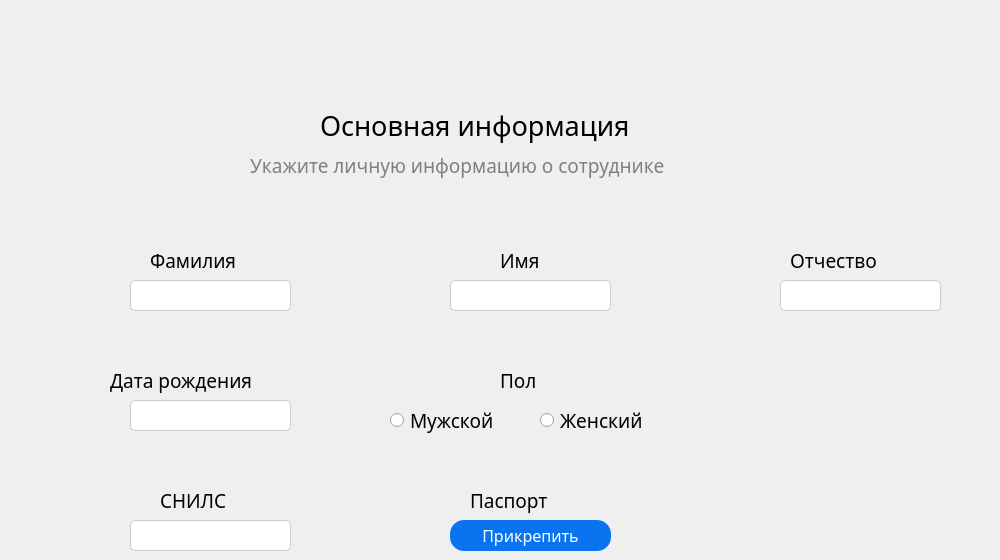
    <widget class="QWidget" name="widget_3">
     <widget class="QLabel" name="label_21">
      <property name="geometry">
       <rect>
        <x>240</x>
        <y>40</y>
        <width>581</width>
        <height>55</height>
       </rect>
      </property>
      <property name="text">
       <string/>
      </property>
      <property name="pixmap">
       <pixmap>../MVD2/icons/Step3.PNG</pixmap>
      </property>
      <property name="scaledContents">
       <bool>true</bool>
      </property>
     </widget>
     <widget class="QLabel" name="label_22">
      <property name="geometry">
       <rect>
        <x>320</x>
        <y>100</y>
        <width>511</width>
        <height>51</height>
       </rect>
      </property>
      <property name="font">
       <font>
        <family>Comfortaa</family>
        <pointsize>20</pointsize>
        <weight>50</weight>
        <bold>false</bold>
       </font>
      </property>
      <property name="styleSheet">
       <string notr="true">background-color: none;
</string>
      </property>
      <property name="text">
       <string>Основная информация</string>
      </property>
     </widget>
     <widget class="QLabel" name="label_23">
      <property name="geometry">
       <rect>
        <x>250</x>
        <y>140</y>
        <width>611</width>
        <height>51</height>
       </rect>
      </property>
      <property name="font">
       <font>
        <family>Comfortaa</family>
        <pointsize>14</pointsize>
        <weight>50</weight>
        <bold>false</bold>
       </font>
      </property>
      <property name="styleSheet">
       <string notr="true">background-color: none;
color: grey;</string>
      </property>
      <property name="text">
       <string>Укажите личную информацию о сотруднике</string>
      </property>
     </widget>
     <widget class="QLabel" name="label_24">
      <property name="geometry">
       <rect>
        <x>25</x>
        <y>95</y>
        <width>21</width>
        <height>20</height>
       </rect>
      </property>
      <property name="text">
       <string/>
      </property>
      <property name="pixmap">
       <pixmap>../MVD2/icons/ellipsis.png</pixmap>
      </property>
      <property name="scaledContents">
       <bool>true</bool>
      </property>
     </widget>
     <widget class="QLabel" name="label_25">
      <property name="geometry">
       <rect>
        <x>25</x>
        <y>135</y>
        <width>21</width>
        <height>20</height>
       </rect>
      </property>
      <property name="text">
       <string/>
      </property>
      <property name="pixmap">
       <pixmap>../MVD2/icons/check.png</pixmap>
      </property>
      <property name="scaledContents">
       <bool>true</bool>
      </property>
     </widget>
     <widget class="QLineEdit" name="surname">
      <property name="geometry">
       <rect>
        <x>130</x>
        <y>280</y>
        <width>161</width>
        <height>31</height>
       </rect>
      </property>
      <property name="font">
       <font>
        <family>Comfortaa</family>
        <pointsize>11</pointsize>
       </font>
      </property>
      <property name="styleSheet">
       <string notr="true">QLineEdit {
    border: 1px solid #ccc;
    border-radius: 8px;
    padding: 2px;
    background-color: white;
}

QLineEdit:hover {
    border: 1px solid #0A74F0; /* Измените цвет рамки при наведении, если нужно */
}

QLineEdit:focus {
    border: 1px solid #0A74F0; /* Измените цвет рамки при фокусе, если нужно */
}

QLineEdit {
    background-color: white;
}

QLineEdit::hover {
    border: 1px solid #0A74F0; /* Измените цвет рамки при наведении, если нужно */
}

QLineEdit::focus {
    border: 1px solid #0A74F0; /* Измените цвет рамки при фокусе, если нужно */
}

QLineEdit {
    border: 1px solid #ccc;
    border-radius: 5px;
    padding: 2px;
    background-color: white;
    box-shadow: 2px 2px 5px #0A74F0;
}
</string>
      </property>
     </widget>
     <widget class="QLineEdit" name="name">
      <property name="geometry">
       <rect>
        <x>450</x>
        <y>280</y>
        <width>161</width>
        <height>31</height>
       </rect>
      </property>
      <property name="font">
       <font>
        <family>Comfortaa</family>
        <pointsize>11</pointsize>
       </font>
      </property>
      <property name="styleSheet">
       <string notr="true">QLineEdit {
    border: 1px solid #ccc;
    border-radius: 8px;
    padding: 2px;
    background-color: white;
}

QLineEdit:hover {
    border: 1px solid #0A74F0; /* Измените цвет рамки при наведении, если нужно */
}

QLineEdit:focus {
    border: 1px solid #0A74F0; /* Измените цвет рамки при фокусе, если нужно */
}

QLineEdit {
    background-color: white;
}

QLineEdit::hover {
    border: 1px solid #0A74F0; /* Измените цвет рамки при наведении, если нужно */
}

QLineEdit::focus {
    border: 1px solid #0A74F0; /* Измените цвет рамки при фокусе, если нужно */
}

QLineEdit {
    border: 1px solid #ccc;
    border-radius: 5px;
    padding: 2px;
    background-color: white;
    box-shadow: 2px 2px 5px #0A74F0;
}
</string>
      </property>
     </widget>
     <widget class="QLabel" name="label_27">
      <property name="geometry">
       <rect>
        <x>500</x>
        <y>240</y>
        <width>141</width>
        <height>41</height>
       </rect>
      </property>
      <property name="font">
       <font>
        <family>Comfortaa</family>
        <pointsize>14</pointsize>
       </font>
      </property>
      <property name="text">
       <string>Имя</string>
      </property>
     </widget>
     <widget class="QLineEdit" name="patronymic">
      <property name="geometry">
       <rect>
        <x>780</x>
        <y>280</y>
        <width>161</width>
        <height>31</height>
       </rect>
      </property>
      <property name="font">
       <font>
        <family>Comfortaa</family>
        <pointsize>11</pointsize>
       </font>
      </property>
      <property name="styleSheet">
       <string notr="true">QLineEdit {
    border: 1px solid #ccc;
    border-radius: 8px;
    padding: 2px;
    background-color: white;
}

QLineEdit:hover {
    border: 1px solid #0A74F0; /* Измените цвет рамки при наведении, если нужно */
}

QLineEdit:focus {
    border: 1px solid #0A74F0; /* Измените цвет рамки при фокусе, если нужно */
}

QLineEdit {
    background-color: white;
}

QLineEdit::hover {
    border: 1px solid #0A74F0; /* Измените цвет рамки при наведении, если нужно */
}

QLineEdit::focus {
    border: 1px solid #0A74F0; /* Измените цвет рамки при фокусе, если нужно */
}

QLineEdit {
    border: 1px solid #ccc;
    border-radius: 5px;
    padding: 2px;
    background-color: white;
    box-shadow: 2px 2px 5px #0A74F0;
}
</string>
      </property>
     </widget>
     <widget class="QLabel" name="label_80">
      <property name="geometry">
       <rect>
        <x>790</x>
        <y>240</y>
        <width>201</width>
        <height>41</height>
       </rect>
      </property>
      <property name="font">
       <font>
        <family>Comfortaa</family>
        <pointsize>14</pointsize>
       </font>
      </property>
      <property name="text">
       <string>Отчество</string>
      </property>
     </widget>
     <widget class="QLineEdit" name="born_date">
      <property name="geometry">
       <rect>
        <x>130</x>
        <y>400</y>
        <width>161</width>
        <height>31</height>
       </rect>
      </property>
      <property name="font">
       <font>
        <family>Comfortaa</family>
        <pointsize>11</pointsize>
       </font>
      </property>
      <property name="styleSheet">
       <string notr="true">QLineEdit {
    border: 1px solid #ccc;
    border-radius: 8px;
    padding: 2px;
    background-color: white;
}

QLineEdit:hover {
    border: 1px solid #0A74F0; /* Измените цвет рамки при наведении, если нужно */
}

QLineEdit:focus {
    border: 1px solid #0A74F0; /* Измените цвет рамки при фокусе, если нужно */
}

QLineEdit {
    background-color: white;
}

QLineEdit::hover {
    border: 1px solid #0A74F0; /* Измените цвет рамки при наведении, если нужно */
}

QLineEdit::focus {
    border: 1px solid #0A74F0; /* Измените цвет рамки при фокусе, если нужно */
}

QLineEdit {
    border: 1px solid #ccc;
    border-radius: 5px;
    padding: 2px;
    background-color: white;
    box-shadow: 2px 2px 5px #0A74F0;
}
</string>
      </property>
     </widget>
     <widget class="QLabel" name="label_81">
      <property name="geometry">
       <rect>
        <x>110</x>
        <y>360</y>
        <width>251</width>
        <height>41</height>
       </rect>
      </property>
      <property name="font">
       <font>
        <family>Comfortaa</family>
        <pointsize>14</pointsize>
       </font>
      </property>
      <property name="text">
       <string>Дата рождения</string>
      </property>
     </widget>
     <widget class="QLabel" name="label_82">
      <property name="geometry">
       <rect>
        <x>500</x>
        <y>360</y>
        <width>161</width>
        <height>41</height>
       </rect>
      </property>
      <property name="font">
       <font>
        <family>Comfortaa</family>
        <pointsize>14</pointsize>
       </font>
      </property>
      <property name="text">
       <string>Пол</string>
      </property>
     </widget>
     <widget class="QRadioButton" name="gender_M">
      <property name="geometry">
       <rect>
        <x>390</x>
        <y>400</y>
        <width>151</width>
        <height>41</height>
       </rect>
      </property>
      <property name="font">
       <font>
        <family>Comfortaa</family>
        <pointsize>14</pointsize>
       </font>
      </property>
      <property name="text">
       <string>Мужской</string>
      </property>
     </widget>
     <widget class="QRadioButton" name="gender_W">
      <property name="geometry">
       <rect>
        <x>540</x>
        <y>400</y>
        <width>151</width>
        <height>41</height>
       </rect>
      </property>
      <property name="font">
       <font>
        <family>Comfortaa</family>
        <pointsize>14</pointsize>
       </font>
      </property>
      <property name="text">
       <string>Женский</string>
      </property>
     </widget>
     <widget class="QLineEdit" name="snils">
      <property name="geometry">
       <rect>
        <x>130</x>
        <y>520</y>
        <width>161</width>
        <height>31</height>
       </rect>
      </property>
      <property name="font">
       <font>
        <family>Comfortaa</family>
        <pointsize>11</pointsize>
       </font>
      </property>
      <property name="styleSheet">
       <string notr="true">QLineEdit {
    border: 1px solid #ccc;
    border-radius: 8px;
    padding: 2px;
    background-color: white;
}

QLineEdit:hover {
    border: 1px solid #0A74F0; /* Измените цвет рамки при наведении, если нужно */
}

QLineEdit:focus {
    border: 1px solid #0A74F0; /* Измените цвет рамки при фокусе, если нужно */
}

QLineEdit {
    background-color: white;
}

QLineEdit::hover {
    border: 1px solid #0A74F0; /* Измените цвет рамки при наведении, если нужно */
}

QLineEdit::focus {
    border: 1px solid #0A74F0; /* Измените цвет рамки при фокусе, если нужно */
}

QLineEdit {
    border: 1px solid #ccc;
    border-radius: 5px;
    padding: 2px;
    background-color: white;
    box-shadow: 2px 2px 5px #0A74F0;
}
</string>
      </property>
     </widget>
     <widget class="QLabel" name="label_83">
      <property name="geometry">
       <rect>
        <x>160</x>
        <y>480</y>
        <width>151</width>
        <height>41</height>
       </rect>
      </property>
      <property name="font">
       <font>
        <family>Comfortaa</family>
        <pointsize>14</pointsize>
       </font>
      </property>
      <property name="text">
       <string>СНИЛС</string>
      </property>
     </widget>
     <widget class="QLabel" name="label_84">
      <property name="geometry">
       <rect>
        <x>470</x>
        <y>480</y>
        <width>171</width>
        <height>41</height>
       </rect>
      </property>
      <property name="font">
       <font>
        <family>Comfortaa</family>
        <pointsize>14</pointsize>
       </font>
      </property>
      <property name="text">
       <string>Паспорт</string>
      </property>
     </widget>
     <widget class="QPushButton" name="attach_passport">
      <property name="geometry">
       <rect>
        <x>450</x>
        <y>520</y>
        <width>161</width>
        <height>31</height>
       </rect>
      </property>
      <property name="font">
       <font>
        <family>Comfortaa</family>
        <pointsize>12</pointsize>
       </font>
      </property>
      <property name="styleSheet">
       <string notr="true">QPushButton {
background-color: #0A74F0;
color: white; 
border-radius: 14px;

}

QPushButton:hover {
background-color: #0559F0;
}

QPushButton:pressed {
background-color: #0559F0;
}</string>
      </property>
      <property name="text">
       <string>Прикрепить</string>
      </property>
     </widget>
     <widget class="QLabel" name="label_28">
      <property name="geometry">
       <rect>
        <x>150</x>
        <y>240</y>
        <width>201</width>
        <height>41</height>
       </rect>
      </property>
      <property name="font">
       <font>
        <family>Comfortaa</family>
        <pointsize>14</pointsize>
       </font>
      </property>
      <property name="text">
       <string>Фамилия</string>
      </property>
     </widget>
     <zorder>label_83</zorder>
     <zorder>label_21</zorder>
     <zorder>label_22</zorder>
     <zorder>label_23</zorder>
     <zorder>label_24</zorder>
     <zorder>label_25</zorder>
     <zorder>label_27</zorder>
     <zorder>name</zorder>
     <zorder>label_80</zorder>
     <zorder>patronymic</zorder>
     <zorder>label_81</zorder>
     <zorder>born_date</zorder>
     <zorder>label_82</zorder>
     <zorder>gender_M</zorder>
     <zorder>gender_W</zorder>
     <zorder>snils</zorder>
     <zorder>label_84</zorder>
     <zorder>attach_passport</zorder>
     <zorder>label_28</zorder>
     <zorder>surname</zorder>
    </widget>
